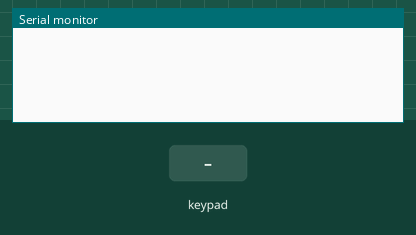
This sketch was run on a simulated Arduino Uno, built with avr-gcc and run on an emulated ATmega328P. On the bench: the last lines printed to the serial monitor. Wiring (inferred from the names in the program): 4×4 keypad with keys 1 2 3 A 4 5 6 B 7 8 9 C * 0 # D: rows pin 11, pin 10, pin 9, pin 8; columns pin 5, pin 4, pin 3, pin 2. The test bench sets the inputs (shaded band).

Above: at 1.2 s.
1.3 s: key '1' pressed
At 1.8 s:
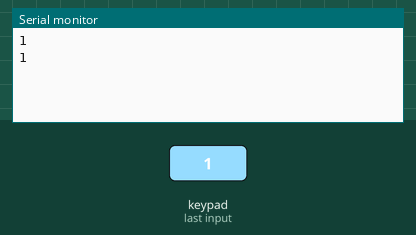
2.8 s: keypad keys 5 4 3 2 # pressed 0.4 s apart
At 5.6 s:
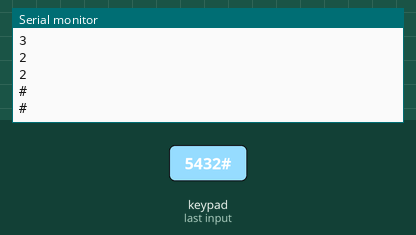
6.3 s: key 'A' pressed
At 7.3 s:
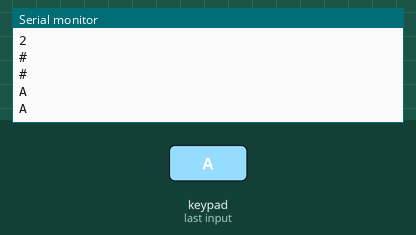
7.8 s: keypad keys 5 4 3 2 * pressed 0.4 s apart
At 9.9 s:
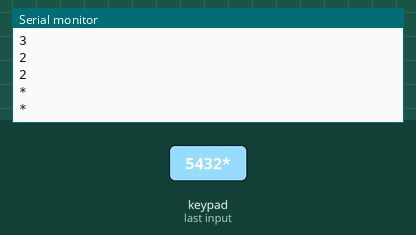
11.3 s: key 'B' pressed
At 12.5 s:
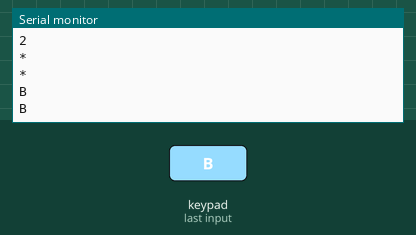
12.8 s: keypad keys 5 4 3 2 D pressed 0.4 s apart
At 15.4 s:
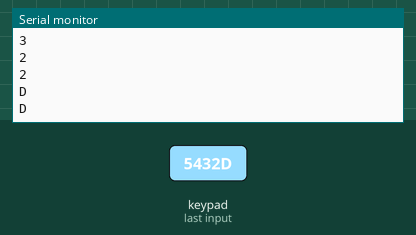
Timing chart, 0 to 16.9 s (numbered marks = the images above; inputs shaded):
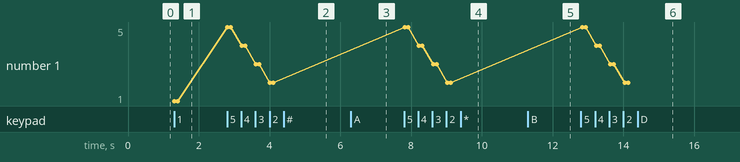

Measured:
- after the input at 1.3 s, the serial monitor: prints a new line at once (image 1)
- after the input at 2.8 s, the serial monitor: prints a new line at once (image 2)
- after the input at 6.3 s, the serial monitor: prints a new line at once (image 3)
- after the input at 7.8 s, the serial monitor: prints a new line at once (image 4)
- after the input at 11.3 s, the serial monitor: prints a new line at once (image 5)
- after the input at 12.8 s, the serial monitor: prints a new line at once (image 6)
- plotted number 1: 1 → 2 after the input at 2.8 s

The sketch:

tmi10_Matrix-Keypad.ino
```cpp
// remixed from https://forum.arduino.cc/t/keypad-without-keypad-library/656198/7
// added pullup inputs and re-defined keys

// Matrix Keypad Pins (Right to Left)
// columns: 1-4 (right to left)
// rows: 5-8 (bottom to top)

// Arduino Pins <- Matrix Keypad
// Matrix Columns
// 2 <- 1 (rightmost pin, rightmost col "ABCD")
// 3 <- 2
// 4 <- 3
// 5 <- 4 (leftmost col "147*")

// Matrix Rows
// 8 <- 5 (bottom row "*0#D")
// 9 <- 6
// 10 <- 7
// 11 <- 8 (top row "123A")

const int pinCols[4]={5, 4, 3, 2}; // reverse order array is needed to access and print correctly
const int pinRows[4]={11, 10, 9, 8};

char keys[4][4]={
  {'1','2','3','A'},
  {'4','5','6','B'},
  {'7','8','9','C'},
  {'*','0','#','D'}
};

void setup() {
  Serial.begin(9600);

  for(int i=0; i<4; i++) {
    // set Rows as Input (high Z floating)
    pinMode(pinCols[i], INPUT);
    // set Cols as Pullup Input (normal  +VCC)
    pinMode(pinRows[i], INPUT_PULLUP);
    // digitalWrite(pinCols[i], HIGH);
  }
}

void loop() {
  readKey();
  delay(100);
}

void readKey(){
  // Columns
  for (int c=0; c<4; c++) {
    // provide ground path from a rows' Internal Pullup Resistor (see below)
    pinMode(pinCols[c], OUTPUT);
    digitalWrite(pinCols[c], LOW);
    // Rows
    for(int r=0; r<4; r++){
      // set the row as HIGH with an INPUT_PULLUP
      // a button press will provide a path to ground since the column pin is set LOW
      // logic is inverted so if we read a pin LOW then the button is pressed
      pinMode(pinRows[r], INPUT_PULLUP);
      if (digitalRead(pinRows[r]) == LOW) {
        // display the right symbol
        // make sure to define keys in correct order when initializing
        // i.e. the index is reversed from the pin order
        Serial.println(keys[r][c]);
      }

      // reset row pin to high impedance floating
      pinMode(pinRows[r], INPUT);
    }

    // reset col pin
    pinMode(pinCols[c], INPUT);
  }
}
```
